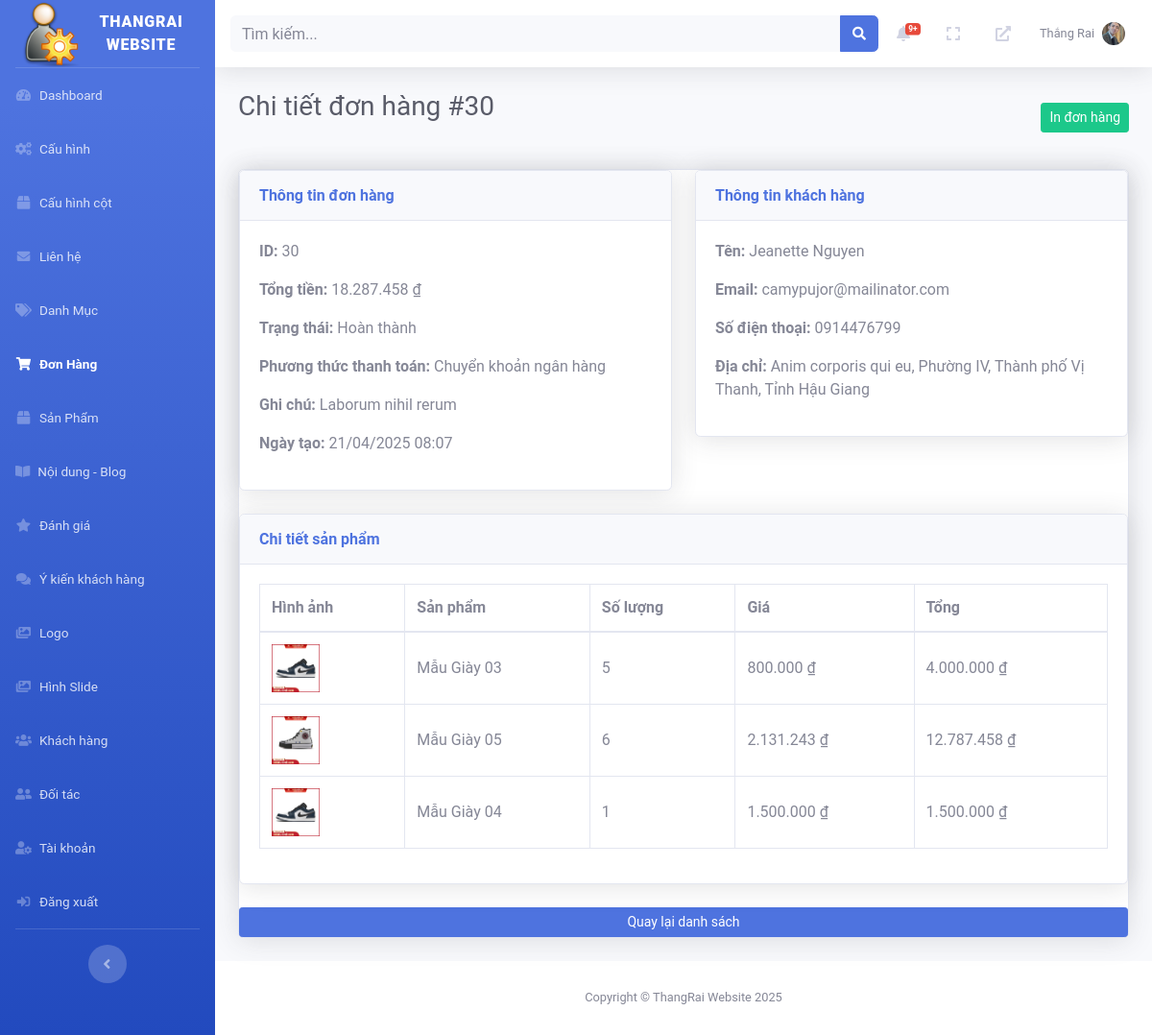
The app's page /admin/index.php?page=orders&subpage=view&id=30 (signed in) with its own data.
### tables this page shows
CREATE TABLE `orders` (
  `id` int NOT NULL,
  `customer_id` int NOT NULL,
  `total_amount` decimal(10,2) NOT NULL,
  `status` enum('pending','processing','shipped','delivered','cancelled') DEFAULT 'pending',
  `note` text,
  `payment_method` varchar(50) NOT NULL DEFAULT 'cod',
  `created_at` timestamp NULL DEFAULT CURRENT_TIMESTAMP
);

CREATE TABLE `customers` (
  `id` int NOT NULL,
  `name` varchar(255) NOT NULL,
  `email` varchar(255) NOT NULL,
  `phone` varchar(20) DEFAULT NULL,
  `address` text,
  `province` varchar(100) NOT NULL,
  `district` varchar(100) NOT NULL,
  `ward` varchar(100) NOT NULL,
  `created_at` timestamp NULL DEFAULT CURRENT_TIMESTAMP,
  `password` varchar(255) NOT NULL DEFAULT ''
);

CREATE TABLE `order_details` (
  `id` int NOT NULL,
  `order_id` int NOT NULL,
  `product_id` int NOT NULL,
  `quantity` int NOT NULL,
  `price` decimal(10,2) NOT NULL
);

CREATE TABLE `products` (
  `id` int NOT NULL,
  `category_id` int NOT NULL,
  `name` varchar(255) NOT NULL,
  `description` longtext,
  `stock` int NOT NULL,
  `image` varchar(255) DEFAULT NULL,
  `created_at` timestamp NULL DEFAULT CURRENT_TIMESTAMP,
  `content` longtext,
  `original_price` decimal(10,2) NOT NULL DEFAULT '0.00',
  `current_price` decimal(10,2) NOT NULL DEFAULT '0.00',
  `is_active` tinyint(1) NOT NULL DEFAULT '1',
  `slug` varchar(255) NOT NULL,
  `seo_image` varchar(255) DEFAULT NULL,
  `seo_title` varchar(255) DEFAULT NULL,
  `seo_description` text,
  `seo_keywords` text
);

### admin/pages/orders/view.php (the view, shortened to what this page needs)
<?php
require_once 'C:/laragon/www/2/admin/config/db_connect.php';
$order_id = isset($_GET['id']) ? (int)$_GET['id'] : 0;
try {
    $stmt = $pdo->prepare("
        SELECT o.*,
               c.name AS customer_name,
               c.email,
               c.phone,
               c.address,
               c.province,
               c.district,
               c.ward
        FROM orders o
        JOIN customers c ON o.customer_id = c.id
        WHERE o.id = ?
    ");
    $stmt->execute([$order_id]);
    $order = $stmt->fetch(PDO::FETCH_ASSOC);
    $stmt = $pdo->prepare("
        SELECT od.*, p.name AS product_name, p.image AS product_image
        FROM order_details od
        JOIN products p ON od.product_id = p.id
        WHERE od.order_id = ?
    ");
    $stmt->execute([$order_id]);
    $order_details = $stmt->fetchAll(PDO::FETCH_ASSOC);
    $statuses = [
        'pending' => 'Đang chờ',
        'processing' => 'Đang xử lý',
        'shipped' => 'Đã giao',
        'delivered' => 'Hoàn thành',
        'cancelled' => 'Đã hủy'
    ];
    $payment_methods = [
        'cod' => 'Thanh toán khi nhận hàng',
        'bank_transfer' => 'Chuyển khoản ngân hàng'
    ];
} catch (Exception $e) {
    error_log('Order detail error: ' . $e->getMessage());
    $_SESSION['message'] = ['type' => 'error', 'text' => 'Đã có lỗi xảy ra khi tải thông tin đơn hàng.'];
    echo '<script>window.location.href="?page=orders";</script>';
    exit;
}
?>
<!DOCTYPE html>
<html lang="vi">
<head>
</head>
<body>
        <div class="d-sm-flex align-items-center justify-content-between mb-4">
            <h1 class="h3 mb-4 text-gray-800">Chi tiết đơn hàng #<?php echo $order['id']; ?></h1>
            <button onclick="printInvoice()" class="btn btn-success btn-sm mt-2 mt-sm-0">In đơn hàng</button>
        </div>
        <div class="card shadow mb-4">
            <div class="row">
                <div class="col-lg-6">
                    <div class="card shadow mb-4">
                        <div class="card-header py-3">
                            <h6 class="m-0 font-weight-bold text-primary">Thông tin đơn hàng</h6>
                        </div>
                        <div class="card-body">
                            <p><strong>ID:</strong> <?php echo $order['id']; ?></p>
                            <p><strong>Tổng tiền:</strong> <?php echo number_format($order['total_amount'], 0, ',', '.') . ' ₫'; ?></p>
                            <p><strong>Trạng thái:</strong> <?php echo isset($statuses[$order['status']]) ? $statuses[$order['status']] : ucfirst($order['status']); ?></p>
                            <p><strong>Phương thức thanh toán:</strong> <?php echo isset($order['payment_method']) && isset($payment_methods[$order['payment_method']]) ? $payment_methods[$order['payment_method']] : 'Không xác định'; ?></p>
                            <p><strong>Ghi chú:</strong> <?php echo !empty($order['note']) ? htmlspecialchars($order['note']) : 'Không có'; ?></p>
                            <p><strong>Ngày tạo:</strong> <?php echo date('d/m/Y H:i', strtotime($order['created_at'])); ?></p>
                        </div>
                    </div>
                </div>
                <div class="col-lg-6">
                    <div class="card shadow mb-4">
                        <div class="card-header py-3">
                            <h6 class="m-0 font-weight-bold text-primary">Thông tin khách hàng</h6>
                        </div>
                        <div class="card-body">
                            <p><strong>Tên:</strong> <?php echo htmlspecialchars($order['customer_name']); ?></p>
                            <p><strong>Email:</strong> <?php echo htmlspecialchars($order['email']); ?></p>
                            <p><strong>Số điện thoại:</strong> <?php echo htmlspecialchars($order['phone'] ?: 'Không có'); ?></p>
                            <p><strong>Địa chỉ:</strong> <?php echo htmlspecialchars($order['address'] . ', ' . $order['ward'] . ', ' . $order['district'] . ', ' . $order['province']); ?></p>
                        </div>
                    </div>
                </div>
            </div>
            <div class="card shadow mb-4">
                <div class="card-header py-3">
                    <h6 class="m-0 font-weight-bold text-primary">Chi tiết sản phẩm</h6>
                </div>
                <div class="card-body">
                    <div class="table-responsive">
                        <table class="table table-bordered">
                            <thead>
                                <tr>
                                    <th>Hình ảnh</th>
                                    <th>Sản phẩm</th>
                                    <th>Số lượng</th>
                                    <th>Giá</th>
                                    <th>Tổng</th>
                                </tr>
                            </thead>
                            <tbody>
                                <?php foreach ($order_details as $item): ?>
                                    <tr>
                                        <td>
                                            <img src="<?php echo $item['product_image'] ? 'http://localhost/2/admin/' . htmlspecialchars($item['product_image']) : 'http://localhost/2/admin/uploads/products/default.jpg'; ?>" alt="<?php echo htmlspecialchars($item['product_name']); ?>" style="width: 50px; height: 50px; object-fit: cover;">
                                        </td>
                                        <td><?php echo htmlspecialchars($item['product_name']); ?></td>
                                        <td><?php echo $item['quantity']; ?></td>
                                        <td><?php echo number_format($item['price'], 0, ',', '.') . ' ₫'; ?></td>
                                        <td><?php echo number_format($item['price'] * $item['quantity'], 0, ',', '.') . ' ₫'; ?></td>
                                    </tr>
                                <?php endforeach; ?>
                            </tbody>
                        </table>
                    </div>
                </div>
            </div>
            <a href="?page=orders" class="btn btn-primary btn-sm">Quay lại danh sách</a>
        </div>
</body>
</html>

### admin/includes/topbar.php (shortened to what this page needs)
<?php
require_once 'C:/laragon/www/2/admin/config/db_connect.php';
$admin_id = $_SESSION['admin_id'] ?? null;
$avatar = null;
$new_orders_count = 0;
if ($admin_id) {
    $stmt = $pdo->prepare("SELECT avatar FROM admins WHERE id = ?");
    $stmt->execute([$admin_id]);
    $admin = $stmt->fetch(PDO::FETCH_ASSOC);
    $avatar = $admin['avatar'] ?? null;
    $stmt = $pdo->prepare("SELECT COUNT(*) as count FROM orders WHERE status = 'pending'");
    $stmt->execute();
    $new_orders_count = $stmt->fetch(PDO::FETCH_ASSOC)['count'];
}
?>
<nav class="navbar navbar-expand navbar-light bg-white topbar mb-4 static-top shadow">
    <form class="container search-container">
        <div class="input-group search-input-group">
            <input type="text" class="form-control bg-light border-0 small" placeholder="Tìm kiếm..." id="search-input">
            <div class="input-group-append">
                <button class="btn btn-primary" type="button" id="search-button">
                    <i class="fas fa-search fa-sm"></i>
                </button>
            </div>
        </div>
    </form>
    <ul class="navbar-nav ml-auto">
        <li class="nav-item dropdown no-arrow mx-1">
            <a class="nav-link dropdown-toggle" href="#" id="ordersDropdown" role="button" data-toggle="dropdown">
                <i class="fas fa-bell fa-fw"></i>
                <?php if ($new_orders_count > 0): ?>
                    <span class="badge badge-danger badge-counter"><?php echo $new_orders_count > 9 ? '9+' : $new_orders_count; ?></span>
                <?php endif; ?>
            </a>
        </li>
        <li class="nav-item no-arrow mx-1">
            <a class="nav-link" href="#" id="fullscreenToggle">
                <i class="fas fa-expand fa-fw"></i>
            </a>
        </li>
        <li class="nav-item no-arrow mx-1">
            <a class="nav-link" href="http://localhost/2/public/" target="_blank">
                <i class="fas fa-external-link-alt fa-fw"></i>
            </a>
        </li>
        <li class="nav-item dropdown no-arrow">
            <a class="nav-link dropdown-toggle" href="#" id="userDropdown" role="button" data-toggle="dropdown">
                <span class="mr-2 d-none d-lg-inline text-gray-600 small">
                    <?php echo htmlspecialchars($_SESSION['admin_name'] ?? 'Admin'); ?>
                </span>
                <?php if ($avatar): ?>
                    <img src="/2/admin/<?php echo htmlspecialchars($avatar); ?>" alt="Avatar" class="rounded-circle" style="width: 24px; height: 24px; object-fit: cover;">
                <?php else: ?>
                    <img src="/2/admin/images/default-avatar.png" alt="Default Avatar" class="rounded-circle" style="width: 24px; height: 24px; object-fit: cover;">
                <?php endif; ?>
            </a>
        </li>
    </ul>
</nav>

### admin/assets/css/custom.css (style rules this page uses)
body { font-family: 'Roboto', sans-serif; }
.table th, .table td { vertical-align: middle; }

### admin/pages/orders/view.php (style rules this page uses)
.table-responsive { overflow-x: auto; }
.table th, .table td { vertical-align: middle; }

### records on screen
orders: id "30", total_amount "18.287.458", status "Hoàn thành", payment_method "Chuyển khoản ngân hàng", note "Laborum nihil rerum", created_at "21/04/2025 08:07", customer.name "Jeanette Nguyen", customer.email "camypujor@mailinator.com", customer.phone "0914476799", customer.province "Anim corporis qui eu, Phường IV, Thành phố Vị Thanh, Tỉnh Hậu Giang"
order_details: product.image (picture), product.name "Mẫu Giày 03", quantity "5", price "800.000", $item['price'] * $item['quantity'] "4.000.000"
order_details: product.image (picture), product.name "Mẫu Giày 05", quantity "6", price "2.131.243", $item['price'] * $item['quantity'] "12.787.458"
order_details: product.image (picture), product.name "Mẫu Giày 04", quantity "1", price "1.500.000", $item['price'] * $item['quantity'] "1.500.000"

### other values on screen
SITE_NAME "THANGRAI WEBSITE"
$_SESSION['admin_name'] "Thắng Rai"
SITE_NAME "ThangRai Website"
